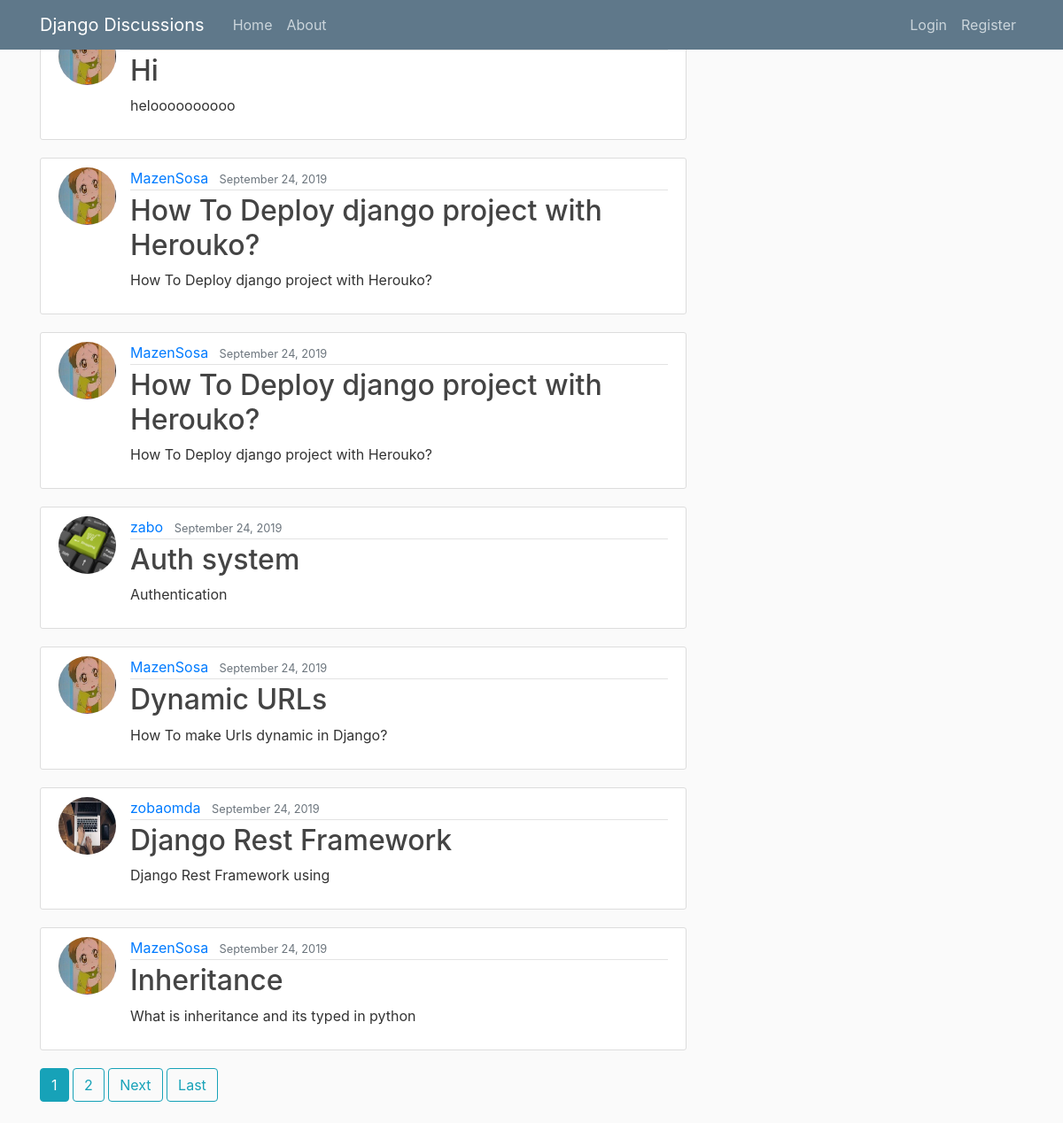
The page / on the database its author committed.
### blog/models.py (models this page shows, shortened)
class Post(models.Model):
	title 		= models.CharField(max_length=100)
	content 	= models.TextField()
	date_posted = models.DateTimeField(default=timezone.now)
	author 		= models.ForeignKey(User, on_delete=models.CASCADE)
	Slug        = models.SlugField(max_length=250, blank=True, null=True)

### users/models.py (models this page shows, shortened)
class Profile(models.Model):
	user = models.OneToOneField(User, on_delete = models.CASCADE)
	image = models.ImageField(default='default.jpg',upload_to='profile_pics')

### blog/views.py (the view)
# urls.py: path('', PostListView.as_view(), name='blog-home'),
class PostListView(ListView):
	model = Post
	template_name = 'blog/home.html'
	context_object_name = 'posts'
	ordering = ['-date_posted']
	paginate_by = 7

### blog/templates/blog/home.html (shortened to what this page needs)
{% extends 'blog/base.html' %}
{% block content %}
{% for post in posts%}
<article class="media content-section">
	<img class="rounded-circle article-img"src="{{ post.author.profile.image.url  }}">
  <div class="media-body">
    <div class="article-metadata">
      <a class="mr-2" href="{% url 'blog:user-posts' post.author.username %}">{{ post.author }}</a>
      <small class="text-muted">{{ post.date_posted|date:"F d, Y" }}</small>
    </div>
    <h2><a class="article-title" href="{% url 'blog:post-detail' post.id %}">{{ post.title }}</a></h2>
    <p class="article-content">{{ post.content }}</p>
  </div>
</article>
{% endfor %}
{% if is_paginated %}
	{%for num in page_obj.paginator.page_range %}
		{% if page_obj.number == num %}
			<a class="btn btn-info mb-4" href="?page={{num}}">{{num}}</a>
		{% elif num > page_obj.number|add:'-3' and num < page_obj.number|add:'3'%}
			<a class="btn btn-outline-info mb-4" href="?page={{num}}">{{num}}</a>
		{% endif %}
	{% endfor %}
	{% if page_obj.has_next %}
	<a class="btn btn-outline-info mb-4"href="?page={{page_obj.next_page_number}}">Next</a>
	<a class="btn btn-outline-info mb-4"href="?page={{page_obj.paginator.num_pages}}">Last</a>
	{% endif %}
{% endif %}
{% endblock %}

### blog/templates/blog/base.html (shortened to what this page needs)
{% load static %}
<!DOCTYPE html>
<html>
<head>
<link rel="stylesheet" href="https://stackpath.bootstrapcdn.com/bootstrap/4.3.1/css/bootstrap.min.css">
<link rel="stylesheet" type="text/css" href="{% static 'main.css' %}">
</head>
<body>
	{% include 'blog/nav.html' %}
	<main role="main" class="container">
  <div class="row">
    <div class="col-md-8">
      {% block content %}{% endblock %}
    </div>
  </div>
</main>
</body>
</html>

### blog/templates/blog/nav.html (shortened to what this page needs)
<header class="site-header">
  <nav class="navbar navbar-expand-md navbar-dark bg-steel fixed-top">
    <div class="container">
      <a class="navbar-brand mr-4" href="/">Django Discussions</a>
      <div class="collapse navbar-collapse" id="navbarToggle">
        <div class="navbar-nav mr-auto">
          <a class="nav-item nav-link" href="/">Home</a>
          <a class="nav-item nav-link" href="/about">About</a>
        </div>
        {% if user.is_authenticated %}
          <div class="navbar-nav">
            <a class="nav-item nav-link" href="{% url 'blog:post-create' %}">New Post</a>
          <a class="nav-item nav-link" href="{% url 'users:logout' %}">Logout</a>
          <a class="nav-item nav-link" href="{% url 'users:profile' %}">Profile</a>
            </div>
        {% else %}
        <div class="navbar-nav">
          <a class="nav-item nav-link" href="{% url 'users:login' %}">Login</a>
          <a class="nav-item nav-link" href="{% url 'users:register' %}">Register</a>
          {% endif %}
        </div>
      </div>
    </div>
  </nav>
</header>

### blog/static/main.css (style rules this page uses)
body { background: #fafafa; color: #333333; margin-top: 5rem; }
h1, h2, h3, h4, h5, h6 { color: #444444; }
.bg-steel { background-color: #5f788a; }
.site-header .navbar-nav .nav-link { color: #cbd5db; }
.content-section { background: #ffffff; padding: 10px 20px; border: 1px solid #dddddd; border-radius: 3px; margin-bottom: 20px; }
.article-title { color: #444444; }
.article-content { white-space: pre-line; }
.article-img { height: 65px; width: 65px; margin-right: 16px; }
.article-metadata { padding-bottom: 1px; margin-bottom: 4px; border-bottom: 1px solid #e3e3e3 }
body { margin-top:20px; }

### rows shown on the page
Post: author.profile.image (picture), title "Hi", content "heloooooooooo"
Post: author.profile.image (picture), author "MazenSosa", date_posted "September 24, 2019", title "How To Deploy django project with Herouko?", content "How To Deploy django project with Herouko?"
Post: author.profile.image (picture), author "MazenSosa", date_posted "September 24, 2019", title "How To Deploy django project with Herouko?", content "How To Deploy django project with Herouko?"
Post: author.profile.image (picture), author "zabo", date_posted "September 24, 2019", title "Auth system", content "Authentication"
Post: author.profile.image (picture), author "MazenSosa", date_posted "September 24, 2019", title "Dynamic URLs", content "How To make Urls dynamic in Django?"
Post: author.profile.image (picture), author "zobaomda", date_posted "September 24, 2019", title "Django Rest Framework", content "Django Rest Framework using"
Post: author.profile.image (picture), author "MazenSosa", date_posted "September 24, 2019", title "Inheritance", content "What is inheritance and its typed in python"

### other values the page prints
{{ num }} "1"
{{ num }} "2"
